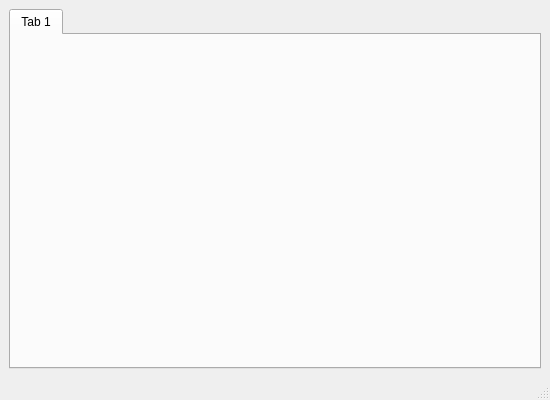
<?xml version="1.0" encoding="UTF-8"?>
<ui version="4.0">
 <class>cv_main_window</class>
 <widget class="QMainWindow" name="cv_main_window">
  <property name="geometry">
   <rect>
    <x>0</x>
    <y>0</y>
    <width>550</width>
    <height>400</height>
   </rect>
  </property>
  <property name="windowTitle">
   <string>Magnetic Characterization - Vertical Cryostat</string>
  </property>
  <widget class="QWidget" name="wg_main_widget">
   <layout class="QGridLayout" name="gridLayout">
    <item row="0" column="0">
     <widget class="QTabWidget" name="twg_main_tab">
      <widget class="QWidget" name="tab">
       <attribute name="title">
        <string>Tab 1</string>
       </attribute>
      </widget>
     </widget>
    </item>
   </layout>
  </widget>
  <widget class="QMenuBar" name="menubar">
   <property name="geometry">
    <rect>
     <x>0</x>
     <y>0</y>
     <width>550</width>
     <height>21</height>
    </rect>
   </property>
  </widget>
  <widget class="QStatusBar" name="statusbar"/>
 </widget>
 <resources/>
 <connections/>
</ui>
